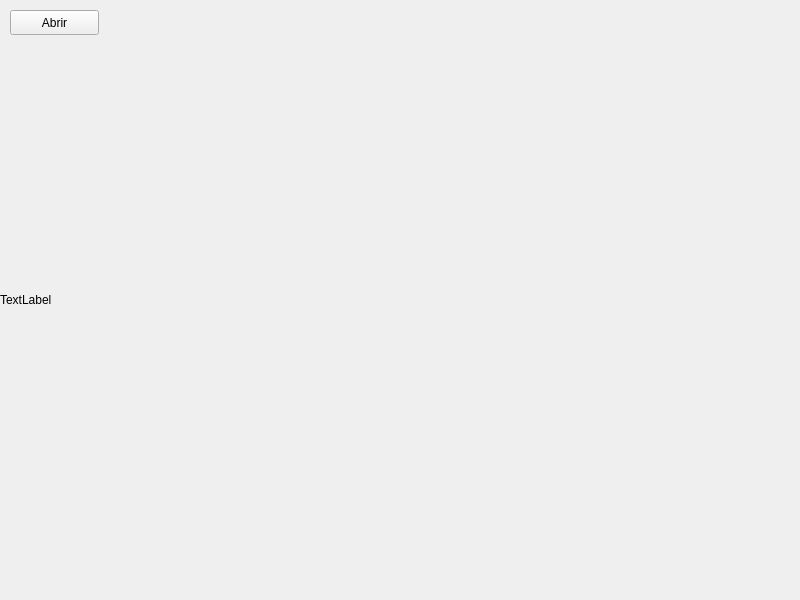
<?xml version="1.0" encoding="UTF-8"?>
<ui version="4.0">
 <class>MainWindow</class>
 <widget class="QMainWindow" name="MainWindow">
  <property name="geometry">
   <rect>
    <x>0</x>
    <y>0</y>
    <width>800</width>
    <height>600</height>
   </rect>
  </property>
  <property name="windowTitle">
   <string>MainWindow</string>
  </property>
  <widget class="QWidget" name="centralwidget">
   <widget class="QLabel" name="label">
    <property name="geometry">
     <rect>
      <x>0</x>
      <y>0</y>
      <width>800</width>
      <height>600</height>
     </rect>
    </property>
    <property name="text">
     <string>TextLabel</string>
    </property>
   </widget>
   <widget class="QPushButton" name="pushButton">
    <property name="geometry">
     <rect>
      <x>10</x>
      <y>10</y>
      <width>89</width>
      <height>25</height>
     </rect>
    </property>
    <property name="text">
     <string>Abrir</string>
    </property>
   </widget>
  </widget>
 </widget>
 <resources/>
 <connections/>
</ui>
